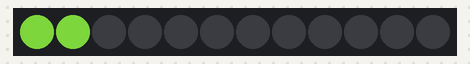
Recording of a sketch running on a simulated Arduino Uno, built with avr-gcc and run on an emulated ATmega328P. Shown: 12 RGB LEDs in strip order, left to right. Dim RGB values are drawn brighter than linear; random numbers use the default seed unless the sketch sets one.

Above: at 3.08 s.
At 7.7 s:
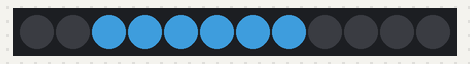
At 12.32 s:
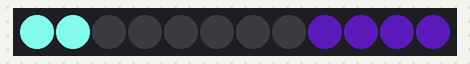
At 21.56 s:
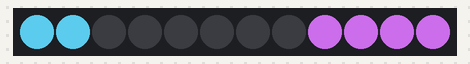
At 30.8 s:
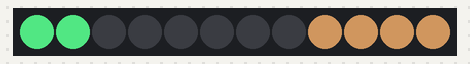
At 39.94 s:
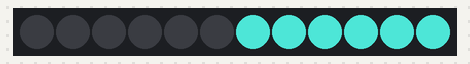

The sketch:

RGBSetDemo.ino
```cpp
#include <FastLED.h>
#define NUM_LEDS 12
#define BRIGHTNESS 255
int r;
int g;
int b;

CRGBArray<NUM_LEDS> leds;

void setup() {
  FastLED.addLeds<NEOPIXEL,5>(leds, NUM_LEDS);
  //leds.fadeToBlackBy(40);
  desligaTodos();
  FastLED.setBrightness(BRIGHTNESS);
  delay(3000);
}

void loop(){

  int ledsAcesos = 6;
  corAleatoria();
  for(int i = 0; i < NUM_LEDS; i++) {
    //if (i != 3 && i != 6 && i != 8) {

    //}
    ligaLed(i);
    int aDesligar = i - ledsAcesos;
    if (aDesligar < 0)
    {
        aDesligar = NUM_LEDS - abs(aDesligar);
    }
    apagaLed(aDesligar);

    FastLED.delay(70);

  }
}

void apagaLed(int index) {
  leds[index].setRGB(0,0,0);
}

void corAleatoria() {
  r = random8();
  g = random8();
  b = random8();
}

void ligaLed(int index) {
  leds[index].setRGB(r,g,b);
}

void desligaTodos() {
   for(int i = 0; i < NUM_LEDS; i++) {
     leds[i].setRGB(0,0,0);
   }
}


// fade everything out
    //leds.fadeToBlackBy(40);

    // let's set an led value
    //leds[i] = CHSV(hue++,255,255);

    // now, let's first 20 leds to the top 20 leds,
    //leds(NUM_LEDS/2,NUM_LEDS-1) = leds(NUM_LEDS/2 - 1 ,0);
    //FastLED.delay(33);
    // CHSV( random8(), 255, random8());
```
